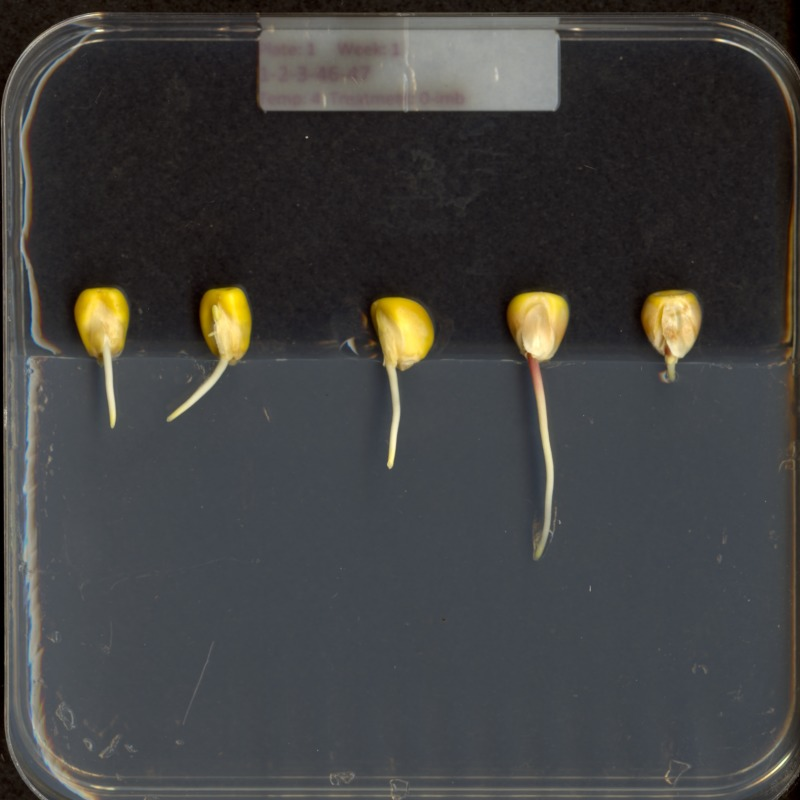
#> input picture bitwise/image-01.jpg, 800 x 800 px
$ python cv-5.py --image bitwise/image-01.jpg
#> lines starting #> are read from the running program, lines starting #| are printed output that depends on the picture; after the words box and inside, x2 and y2 are one past the last pixel; in counts of white or black regions, pixels touching at a corner belong together
### pyimagesearch/transform.py
# import the necessary packages
import numpy as np
import cv2

def order_points(pts):
	# initialzie a list of coordinates that will be ordered
	# such that the first entry in the list is the top-left,
	# the second entry is the top-right, the third is the
	# bottom-right, and the fourth is the bottom-left
	rect = np.zeros((4, 2), dtype = "float32")

	# the top-left point will have the smallest sum, whereas
	# the bottom-right point will have the largest sum
	s = pts.sum(axis = 1)
	rect[0] = pts[np.argmin(s)]
	rect[2] = pts[np.argmax(s)]

	# now, compute the difference between the points, the
	# top-right point will have the smallest difference,
	# whereas the bottom-left will have the largest difference
	diff = np.diff(pts, axis = 1)
	rect[1] = pts[np.argmin(diff)]
	rect[3] = pts[np.argmax(diff)]

	# return the ordered coordinates
	return rect

def four_point_transform(image, pts):
	# obtain a consistent order of the points and unpack them
	# individually
	rect = order_points(pts)
	(tl, tr, br, bl) = rect

	# compute the width of the new image, which will be the
	# maximum distance between bottom-right and bottom-left
	# x-coordiates or the top-right and top-left x-coordinates
	widthA = np.sqrt(((br[0] - bl[0]) ** 2) + ((br[1] - bl[1]) ** 2))
	widthB = np.sqrt(((tr[0] - tl[0]) ** 2) + ((tr[1] - tl[1]) ** 2))
	maxWidth = max(int(widthA), int(widthB))

	# compute the height of the new image, which will be the
	# maximum distance between the top-right and bottom-right
	# y-coordinates or the top-left and bottom-left y-coordinates
	heightA = np.sqrt(((tr[0] - br[0]) ** 2) + ((tr[1] - br[1]) ** 2))
	heightB = np.sqrt(((tl[0] - bl[0]) ** 2) + ((tl[1] - bl[1]) ** 2))
	maxHeight = max(int(heightA), int(heightB))

	# now that we have the dimensions of the new image, construct
	# the set of destination points to obtain a "birds eye view",
	# (i.e. top-down view) of the image, again specifying points
	# in the top-left, top-right, bottom-right, and bottom-left
	# order
	dst = np.array([
		[0, 0],
		[maxWidth - 1, 0],
		[maxWidth - 1, maxHeight - 1],
		[0, maxHeight - 1]], dtype = "float32")

	# compute the perspective transform matrix and then apply it
	M = cv2.getPerspectiveTransform(rect, dst)
	warped = cv2.warpPerspective(image, M, (maxWidth, maxHeight))

	# return the warped image
	return warped

### cv-5.py
import cv2
import argparse
import numpy as np
import imutils
from pyimagesearch.transform import four_point_transform
from skimage.filters import threshold_local

ap = argparse.ArgumentParser()
ap.add_argument("-i", "--image", required=True, help="Please provide the path for input image")
args = vars(ap.parse_args())

image = cv2.imread(args["image"])
#> image is the input picture: shape (800, 800, 3); mean B, G, R 64.5, 65.7, 66.1
original_image = image.copy()

(h,w, d) = image.shape
#> h = 800; w = 800; d = 3
ratio = h/500.0
#> ratio = 1.6
dim = (500,int(w*(500/h)))
#> dim = (500, 500)
image = cv2.resize(image,dim)
#> image: shape (500, 500, 3)

gray_image = cv2.cvtColor(image,cv2.COLOR_BGR2GRAY)
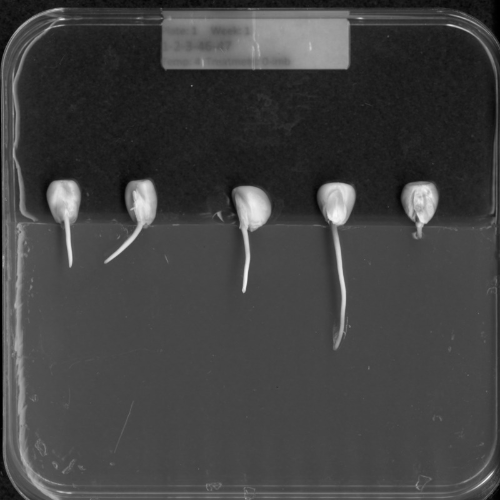
#> gray_image: shape (500, 500); min 0, max 248, mean 65.6
blurred_image = cv2.GaussianBlur(gray_image,(5,5),0)
edged = cv2.Canny(blurred_image,75,200)
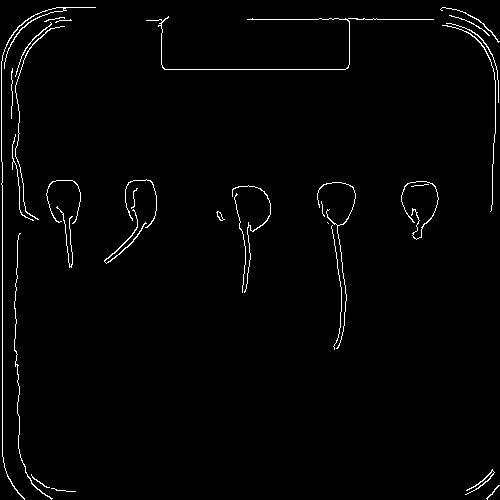
#> edged: shape (500, 500); 1.7% white in thin lines or dots

print("Edge Detected image")
cv2.imshow("Original Image", image)
cv2.imshow("Edge Detected Image", edged)
cv2.waitKey(0)
cv2.destroyAllWindows()

contours = cv2.findContours(edged.copy(), cv2.RETR_LIST, cv2.CHAIN_APPROX_SIMPLE)
#> contours = 32 contours, 17 with area under 20; largest, box (x1, y1, x2, y2) and area: (1, 7, 96, 500) 71, (104, 209, 147, 264) 66, (401, 181, 439, 240) 36, (465, 469, 495, 495) 34, (14, 233, 53, 500) 32
contours = imutils.grab_contours(contours)
contours = sorted(contours, key=cv2.contourArea, reverse=True)[:5]
#> contours = 5 contours; box (x1, y1, x2, y2) and area: (1, 7, 96, 500) 71, (104, 209, 147, 264) 66, (401, 181, 439, 240) 36, (465, 469, 495, 495) 34, (14, 233, 53, 500) 32

for c in contours:
    peri = cv2.arcLength(c,True)
    approx = cv2.approxPolyDP(c, 0.02 * peri, True)

    if(len(approx)==4):
        screenContour = approx
        break
#> this loop made 1 pass
#> (peri, screenContour) on pass 1: (1352, [[95, 7], [1, 61], [24, 499], [1, 61]])

print("Finding Countours of the image")
cv2.drawContours(image,[screenContour],-1,(0,0,255,2))
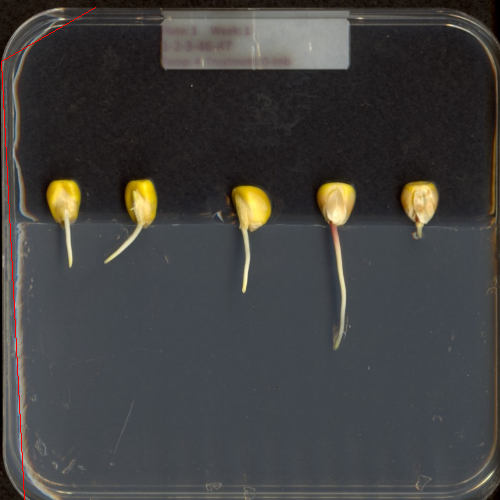
#> image: shape (500, 500, 3); mean B, G, R 64.2, 65.4, 66.3
cv2.imshow("Outline",image)
cv2.waitKey(0)
cv2.destroyAllWindows()

warped = four_point_transform(original_image, screenContour.reshape(4,2)*ratio)
#> in order_points, `s = pts.sum(axis = 1)`: s = [163.2, 99.2, 836.8, 99.2]
#> in order_points, `diff = np.diff(pts, axis = 1)`: diff = [-140.8, 96, 760, 96]
#> in four_point_transform, `rect = order_points(pts)`: rect = [[1.6, 97.6], [152, 11.2], [38.4, 798.4], [38.4, 798.4]]
#> in four_point_transform, `(tl, tr, br, bl) = rect`: tl = [1.6, 97.6]; tr = [152, 11.2]; br = [38.4, 798.4]
#> in four_point_transform, `widthA = np.sqrt(((br[0] - bl[0]) ** 2) + ((br[1] - bl[1]) ** 2))`: widthA = 0
#> in four_point_transform, `widthB = np.sqrt(((tr[0] - tl[0]) ** 2) + ((tr[1] - tl[1]) ** 2))`: widthB = 173.5
#> in four_point_transform, `maxWidth = max(int(widthA), int(widthB))`: maxWidth = 173
#> in four_point_transform, `heightA = np.sqrt(((tr[0] - br[0]) ** 2) + ((tr[1] - br[1]) ** 2))`: heightA = 795.4
#> in four_point_transform, `heightB = np.sqrt(((tl[0] - bl[0]) ** 2) + ((tl[1] - bl[1]) ** 2))`: heightB = 701.8
#> in four_point_transform, `maxHeight = max(int(heightA), int(heightB))`: maxHeight = 795
#> in four_point_transform, `dst = np.array([ [0, 0], [maxWidth - 1, 0], [maxWidth - 1, maxHeight -..`: dst = [[0, 0], [172, 0], [172, 794], [0, 794]]
#> in four_point_transform, `M = cv2.getPerspectiveTransform(rect, dst)`: M = [[0.273, -0.0143, 0.962], [-1.34e-09, -2.34e-09, 2.3e-07], [0.0018, -5.24e-05, -0.0273]]
#> in four_point_transform, `warped = cv2.warpPerspective(image, M, (maxWidth, maxHeight))`:
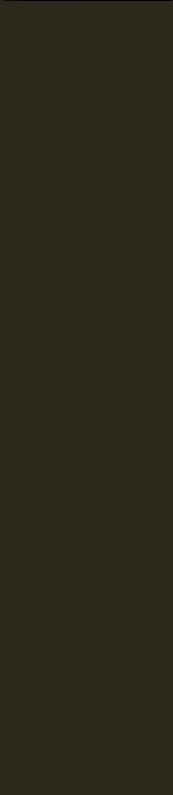
#> warped: shape (795, 173, 3); mean B, G, R 28, 40, 42.9
warped = cv2.cvtColor(warped, cv2.COLOR_BGR2GRAY)
#> warped: shape (795, 173)
T = threshold_local(warped,11,offset=10, method="gaussian")
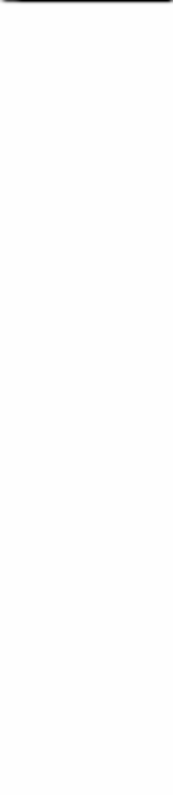
#> T: shape (795, 173) float64; min 12.43, max 30, mean 30; drawn with min black and max white
warped = (warped > T).astype("uint8")*255
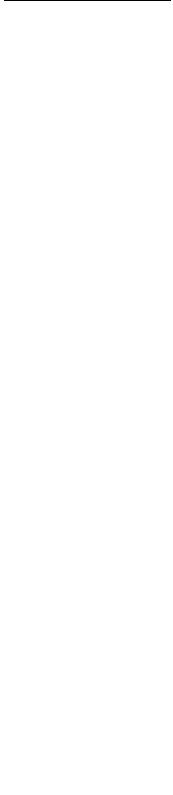
#> warped: shape (795, 173); 99.9% white; black in thin lines or dots, all inside (x1, y1, x2, y2) = (4, 0, 171, 1)

print("Final Result")
cv2.imshow("Scanned image", imutils.resize(warped, height=650))
cv2.waitKey(0)
